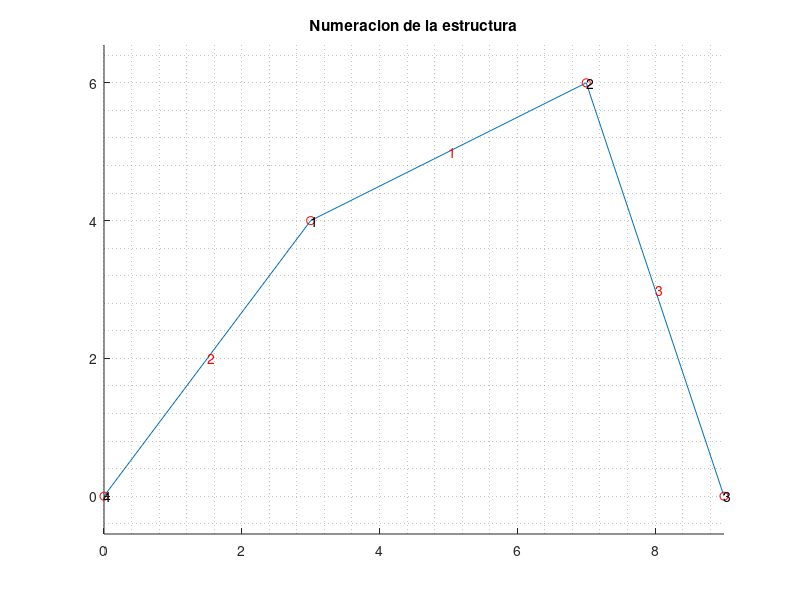

Reproduce this figure in MATLAB. (Note: this script raises an error after producing the figure.)
clear, clc, close all

%% Unidades en kN y m
%% constantes
X = 1; Y = 2; TH = 3;

%% Se define la estructura
xnod = [ ...  % coordenadas de cada nodo [x, y]
   3 4
   7 6
   9 0
   0 0 ];

% LaG: local a global: matriz que relaciona nodos locales y globales
% fila = barra
% col1 = nodo global asociado a nodo local 1
% col2 = nodo global asociado a nodo local 2
% (se lee la barra x va del nodo i al nodo j)

barra = [ % nod1 nod2 material
            1    2    1
            4    1    2
            2    3    2 ];

LaG = barra(:,[1 2]);  % local a global
mat = barra(:,3);      % material

%        area      inercias_y       modulo de elasticidad
%        A(m^2)     I(m^4)          E(ton/m^2)
props = [.30*.35   .30*.35^3/12     190e4
         .30*.30   .30*.30^3/12     190e4 ];

A = props(:,1);   I = props(:,2);   E = props(:,3);

nno  = size(xnod,1); % numero de nodos (numero de filas de xnod)
nbar = size(LaG,1);  % numero de EFs (numero de filas de LaG)
ngdl = 3*nno;        % numero de grados de libertad (tres por nodo)

%% gdl: grados de libertad
% fila = nodo
% col1 = gdl en direccion x
% col2 = gdl en direccion y
% col3 = gdl en direccion angular antihoraria
gdl  = [ (1:3:ngdl)' (2:3:ngdl)' (3:3:ngdl)' ]; % nodos vs gdl

%% cargas aplicadas (gdl carga)
cargas_aplica = [ gdl(1,X)  1.5 ];
dofs_cargados = cargas_aplica(:,1);

f = zeros(ngdl, 1);
f(dofs_cargados) = cargas_aplica(:,2);

%% Se dibuja la estructura junto con su numeracion
figure(1); 
hold on;
for e = 1:nbar
   line(xnod(LaG(e,:),X), xnod(LaG(e,:),Y));
   
   % Calculo la posicion del centro de gravedad de la barra
   cgx = (xnod(LaG(e,1),X) + xnod(LaG(e,2),X))/2;
   cgy = (xnod(LaG(e,1),Y) + xnod(LaG(e,2),Y))/2;   
   h = text(cgx, cgy, num2str(e)); set(h, 'Color', [1 0 0]);
end

axis equal
grid minor
plot(xnod(:,X), xnod(:,Y), 'ro');
text(xnod(:,X), xnod(:,Y), num2str((1:nno)'));
title('Numeracion de la estructura');

%% fuerzas distribuidas aplicadas sobre las barras en coordenadas locales
ang1 = atan2(2,4);

qxloc = { ...
   @(x) -2.8*sin(ang1)*cos(ang1);
   @(x) 0;
   @(x) 0;
};
qyloc = { ...
   @(x) -2.8*cos(ang1)^2;   
   @(x) 0;
   @(x) 0;
};

%% fuerzas nodales equivalentes para las diferentes barras
% (en este ejemplo las fuerzas nodales equivalentes estas siendo 
% especificadas con respecto al sistema de coordenadas globales)
fe = cell(nbar,1);
for e = 1:nbar
   x1 = xnod(LaG(e,1), X);  x2 = xnod(LaG(e,2), X);
   y1 = xnod(LaG(e,1), Y);  y2 = xnod(LaG(e,2), Y);
   fe{e} = c1_calc_fuerzas_nodales_equivalentes(...
        A(mat(e)), E(mat(e)), I(mat(e)), x1,y1, x2,y2, qxloc{e},qyloc{e});
end
%          fxi    fyi    mi     fxj    fyj    mj
%          ton    ton    ton-m  ton    ton    ton-m
% fe{1} = [0     -5.60  -3.733  0     -5.60   +3.733 ]'; % OJO con los signos
% fe{2} = [0      0      0      0      0      0      ]'; % mirar pag 613
% fe{3} = [0      0      0      0      0      0      ]';

%% ensamblo la matriz de rigidez global
K   = zeros(ngdl);   % separo memoria
Ke  = cell(nbar,1);
T   = cell(nbar,1);
idx = zeros(nbar,6);
for e = 1:nbar  % para cada barra
   % saco los 6 gdls de la barra e
   idx(e,:) = [gdl(LaG(e,1),:) gdl(LaG(e,2),:)];
   
   x1 = xnod(LaG(e,1), X);  x2 = xnod(LaG(e,2), X);
   y1 = xnod(LaG(e,1), Y);  y2 = xnod(LaG(e,2), Y);
   
   L = hypot(x2-x1, y2-y1);
   
   % matriz de transformacion de coordenadas para la barra e
   c = (x2-x1)/L;   s = (y2-y1)/L;  % seno y coseno de la inclinacion
   T{e} = [ c  s  0  0  0  0
           -s  c  0  0  0  0
            0  0  1  0  0  0
            0  0  0  c  s  0
            0  0  0 -s  c  0
            0  0  0  0  0  1];
         
   % matriz de rigidez local expresada en el sistema de coordenadas locales
   % para la barra e
   AE = A(mat(e))*E(mat(e));       L2=L^2;
   EI = E(mat(e))*I(mat(e));       L3=L^3;
   Kloc = [ AE/L   0         0        -AE/L    0          0       
            0     12*EI/L3   6*EI/L2   0     -12*EI/L3   6*EI/L2
            0      6*EI/L2   4*EI/L    0      -6*EI/L2   2*EI/L
           -AE/L   0         0         AE/L    0         0
            0    -12*EI/L3  -6*EI/L2   0      12*EI/L3  -6*EI/L2
            0      6*EI/L2   2*EI/L    0      -6*EI/L2   4*EI/L];

   % matriz de rigidez local en coordenadas globales
   Ke{e} = T{e}'*Kloc*T{e};
   K(idx(e,:),idx(e,:)) = K(idx(e,:),idx(e,:)) + Ke{e}; % sumo Ke{e} a K global
   f(idx(e,:))          = f(idx(e,:))          + fe{e}; % sumo a f global
end;

%% grados de libertad del desplazamiento conocidos (c) y desconocidos (d)
apoyos = [...
   gdl(3,X)  0
   gdl(3,Y)  0
   gdl(3,TH) 0
   gdl(4,X)  0
   gdl(4,Y)  0
   gdl(4,TH) 0
];

c = apoyos(:,1);
d = setdiff(1:ngdl, c);

%%
% f = vector de fuerzas nodales equivalentes
% q = vector de fuerzas nodales de equilibrio del elemento
% a = desplazamientos

%| qd   |   | Kcc Kcd || ac |   | fd |  Recuerde que qc = 0
%|      | = |         ||    | - |    |
%| qc=0 |   | Kdc Kdd || ad |   | fc | 

% extraigo las submatrices y especifico las cantidades conocidas
Kcc = K(c,c); Kcd = K(c,d); fd = f(c);
Kdc = K(d,c); Kdd = K(d,d); fc = f(d);

% f = vector de fuerzas nodales equivalentes
% q = vector de fuerzas nodales de equilibrio del elemento
% a = desplazamientos
ac = apoyos(:,2); % desplazamientos conocidos en contorno

%% resuelvo el sistema de ecuaciones
ad = Kdd\(fc-Kdc*ac);        % calculo desplazamientos desconocidos
qd = Kcc*ac + Kcd*ad - fd;   % calculo fuerzas de equilibrio desconocidas

% armo los vectores de desplazamientos (a) y fuerzas (q)
a  = zeros(ngdl,1);   a(c) = ac;  a(d) = ad; % desplazamientos
q  = zeros(ngdl,1);   q(c) = qd;             % fuerzas nodales equivalentes


%% imprimo las fuerzas internas en cada barra referidas a las coordenadas
%% globales
qe_coord_loc  = cell(nbar,1);
qe_coord_glob = cell(nbar,1);
for e = 1:nbar % para cada barra
   fprintf('\n\n Fuerzas internas para barra %d en coord. globales = \n', e);
   qe_coord_glob{e} = Ke{e}*a(idx(e,:)) - fe{e};
   disp(qe_coord_glob{e})
   
   fprintf('\n\n Fuerzas internas para barra %d en coord. locales = \n', e);
   qe_coord_loc{e} = T{e}*qe_coord_glob{e};
   disp(qe_coord_loc{e});   
end;

%% imprimo los resultados
format short g
disp('Desplazamientos nodales                                            ')
disp('~~~~~~~~~~~~~~~~~~~~~~~~~~~~~~~~~~~~~~~~~~~~~~~~~~~~~~~~~~~~~~~~~~~')
vect_mov = reshape(a,3,nno)'; % vector de movimientos
for i = 1:nno
   fprintf('Nodo %3d: u = %12.4g mm, v = %12.4g mm, theta = %12.4g rad \n', ...
      i, 1000*vect_mov(i,X), 1000*vect_mov(i,Y), vect_mov(i,TH));
end;

disp(' ');
disp('Fuerzas nodales de equilibrio (solo imprimo los diferentes de cero)')
disp('~~~~~~~~~~~~~~~~~~~~~~~~~~~~~~~~~~~~~~~~~~~~~~~~~~~~~~~~~~~~~~~~~~~')
qq = reshape(q,3,nno)';
for i = 1:nno   
   if ~all(abs(qq(i,:) - [0 0 0]) < 1e-5)
      fprintf('Nodo %3d qx = %12.4g kN, qy = %12.4g kN, mom = %12.4g kN*m\n', ...
         i, qq(i,X), qq(i,Y), qq(i,TH));
   end;
end;

%% Dibujar la estructura y su deformada
esc_def    = 50;            % escalamiento de la deformada
esc_faxial = 0.2;           % escalamiento del diagrama de axiales
esc_V      = 0.3;           % escalamiento del diagrama de cortantes
esc_M      = 0.3;           % escalamiento del diagrama de momentos

xdef = xnod + esc_def*vect_mov(:,[X Y]);

figure(2); hold on; title('Deformada exagerada');    xlabel('x, m'); ylabel('y, m'); axis equal
figure(3); hold on; title('Fuerza axial [kN]');      xlabel('x, m'); ylabel('y, m'); axis equal
figure(4); hold on; title('Fuerza cortante [kN]');   xlabel('x, m'); ylabel('y, m'); axis equal
figure(5); hold on; title('Momento flector [kN-m]'); xlabel('x, m'); ylabel('y, m'); axis equal

for e = 1:nbar
   x1 = xnod(LaG(e,1), X);  x2 = xnod(LaG(e,2), X);
   y1 = xnod(LaG(e,1), Y);  y2 = xnod(LaG(e,2), Y);

   c1_dibujar_barra_deformada_portico(...
      A(mat(e)), E(mat(e)), I(mat(e)), ...
      x1,y1, x2,y2, qxloc{e}, qyloc{e}, ...
      qe_coord_loc{e}, T{e}*a(idx(e,:)), ...
      esc_def, esc_faxial, esc_V, esc_M);
end

%% bye, bye!
